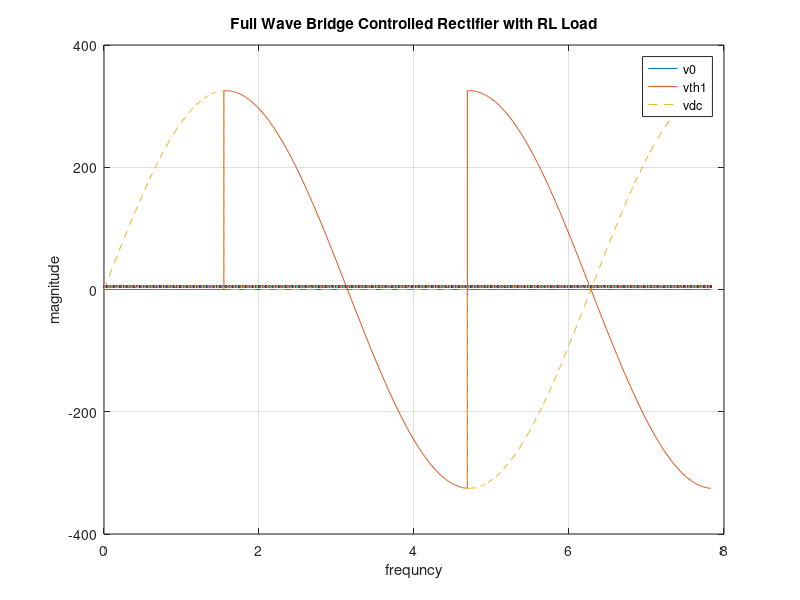

The MATLAB script that drew this image:
%Full Wave Bridge Controlled Rectifier with RL Load

clc;clear all; close all;
em=230*sqrt(2);
vav=input('enter the required average output dc value (voltage)=');
alpha=acos(pi*vav/(2*em));
td=pi/256;
r=2;
l=0.08;
omegal=2*pi*50*l;
xl=omegal/r;
i0min=2*em*sin(alpha)/(pi*xl);
t0=[0:td:alpha];
t1=[alpha:td:pi+alpha];
t2=[pi+alpha:td:2*pi+alpha]; 
t=[t0 t1 t2];
vdc=2*(em/pi)*cos(alpha);
v0=[0*sin(t0) em*sin(t1) -em*sin(t2)];
vth1=[em*sin(t0) 0*em*sin(t1) em*sin(t2)]; 
plot(t,zeros(size(v0)),t,v0,'-',t,vth1,'--',t,vdc);
xlabel('frequncy');
ylabel ('magnitude');
grid;
legend('v0','vth1','vdc');
title('Full Wave Bridge Controlled Rectifier with RL Load');

%{
enter the required average output dc value (voltage)=150
%}